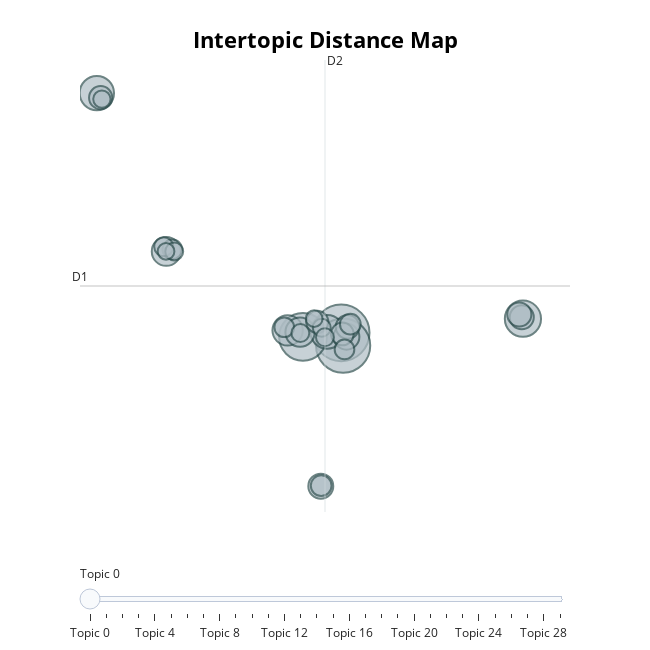

This figure's notebook cell:
### Code cell
fig = topic_model.visualize_topics()
fig.show()

### Figure 1 — Plotly figure (JSON) as saved in the notebook; plotly's stock layout.template omitted (floating-point values rounded to 4 significant figures)
{"data": [{"customdata": [[0, "école | ecole | écoles | institut | université", 149], [1, "lausanne | zürich | palais | institut | ecole", 137], [2, "aménagement | villamont | touristique | quais | agrandissement", 106], [3, "bâtiment | bâtiments | bâtimenbts | coudre | scolaire", 61], [4, "maison | maisons | congrès | villas | européenne", 55], [5, "centre | scolaire | viège | tunis | bresse", 53], [6, "autoroute | lausanne | pont | ponts | autoroutier", 43], [7, "ville | extension | lille | morat | suburbaines", 40], [8, "musée | muséum | museum | histoire | sculpture", 39], [9, "émulation | classe | académie | eglise | passerelle", 31], [10, "salle | salles | martigny | lausanne | construction", 29], [11, "bâtiment | bâtiments | fédérale | administratif | berne", 27], [12, "jury | sportives | agrandissement | centre | supérieure", 27], [13, "église | eglise | sainte | protestante | peseux", 26], [14, "hôtel | postes | de | berne | café", 25], [15, "société | bureau | bureaux | nationale | statistique", 24], [16, "chaux | fonds | paroissiale | primaire | de", 23], [17, "gare | gares | berne | sion | ile", 20], [18, "gymnastique | salle | salles | école | gym", 20], [19, "monument | rambert | fondation | clarens | àmontreux", 18], [20, "cantonal | cantonale | gymnase | canton | chaux", 18], [21, "hôpital | hopital | bürgerspital | montreux | bienne", 18], [22, "façades | façade | constructions | classe | meilleures", 17], [23, "temple | clarens | renens | national | servette", 15], [24, "paroissial | centre | catholique | caractère | delémont", 15], [25, "vaudois | reconstruction | abbaye | foncier | crédit", 15], [26, "scolaire | groupe | pully | chêne | architecture", 15], [27, "hôtel | hotel | ville | district | vallorbe", 14], [28, "internationale | expositions | internationales | exposition | 1937", 13], [29, "populaire | banque | broye | barcelone | projet", 13]], "hovertemplate": "<b>Topic %{customdata[0]}</b><br>%{customdata[1]}<br>Size: %{customdata[2]}", "legendgroup": "", "marker": {"color": "#B0BEC5", "line": {"color": "DarkSlateGrey", "width": 2}, "size": [149, 137, 106, 61, 55, 53, 43, 40, 39, 31, 29, 27, 27, 26, 25, 24, 23, 20, 20, 18, 18, 18, 17, 15, 15, 15, 15, 14, 13, 13], "sizemode": "area", "sizeref": 0.09312, "symbol": "circle"}, "mode": "markers", "name": "", "orientation": "v", "showlegend": false, "type": "scatter", "x": [10.05, 10.2, 7.141, 23.88, -8.543, 8.988, 5.976, 6.922, -3.261, 10.45, 8.5, 23.79, 23.61, 10.54, -8.252, 10.14, 8.234, 10.75, 8.528, -2.8, 10.3, 5.72, -3.448, -2.654, 8.57, 6.942, 8.813, -8.159, -3.277, 7.995], "xaxis": "x", "y": [-1.221, -2.039, -1.473, -0.3125, 14.16, -1.152, -1.06, -1.175, 4.006, -1.47, -11.05, -0.2233, -0.03795, -0.835, 13.87, -1.287, -0.522, -0.6622, -11.02, 4.136, -2.284, -0.8596, 4.299, 4.001, -0.893, -1.233, -1.501, 13.78, 4.006, -0.3079], "yaxis": "y"}], "layout": {"annotations": [{"showarrow": false, "text": "D1", "x": -9.824, "y": 1.785, "yshift": 10}, {"showarrow": false, "text": "D2", "x": 8.819, "xshift": 10, "y": 16.28}], "height": 650, "hoverlabel": {"bgcolor": "white", "font": {"family": "Rockwell", "size": 16}}, "legend": {"itemsizing": "constant", "tracegroupgap": 0}, "margin": {"t": 60}, "shapes": [{"line": {"color": "#CFD8DC", "width": 2}, "type": "line", "x0": 8.819, "x1": 8.819, "y0": -12.71, "y1": 16.28}, {"line": {"color": "#9E9E9E", "width": 2}, "type": "line", "x0": -9.824, "x1": 27.46, "y0": 1.785, "y1": 1.785}], "sliders": [{"active": 0, "pad": {"t": 50}, "steps": [{"args": [{"marker.color": [["red", "#B0BEC5", "#B0BEC5", "#B0BEC5", "#B0BEC5", "#B0BEC5", "#B0BEC5", "#B0BEC5", "#B0BEC5", "#B0BEC5", "#B0BEC5", "#B0BEC5", "#B0BEC5", "#B0BEC5", "#B0BEC5", "#B0BEC5", "#B0BEC5", "#B0BEC5", "#B0BEC5", "#B0BEC5", "#B0BEC5", "#B0BEC5", "#B0BEC5", "#B0BEC5", "#B0BEC5", "#B0BEC5", "#B0BEC5", "#B0BEC5", "#B0BEC5", "#B0BEC5"]]}], "label": "Topic 0", "method": "update"}, {"args": [{"marker.color": [["#B0BEC5", "red", "#B0BEC5", "#B0BEC5", "#B0BEC5", "#B0BEC5", "#B0BEC5", "#B0BEC5", "#B0BEC5", "#B0BEC5", "#B0BEC5", "#B0BEC5", "#B0BEC5", "#B0BEC5", "#B0BEC5", "#B0BEC5", "#B0BEC5", "#B0BEC5", "#B0BEC5", "#B0BEC5", "#B0BEC5", "#B0BEC5", "#B0BEC5", "#B0BEC5", "#B0BEC5", "#B0BEC5", "#B0BEC5", "#B0BEC5", "#B0BEC5", "#B0BEC5"]]}], "label": "Topic 1", "method": "update"}, {"args": [{"marker.color": [["#B0BEC5", "#B0BEC5", "red", "#B0BEC5", "#B0BEC5", "#B0BEC5", "#B0BEC5", "#B0BEC5", "#B0BEC5", "#B0BEC5", "#B0BEC5", "#B0BEC5", "#B0BEC5", "#B0BEC5", "#B0BEC5", "#B0BEC5", "#B0BEC5", "#B0BEC5", "#B0BEC5", "#B0BEC5", "#B0BEC5", "#B0BEC5", "#B0BEC5", "#B0BEC5", "#B0BEC5", "#B0BEC5", "#B0BEC5", "#B0BEC5", "#B0BEC5", "#B0BEC5"]]}], "label": "Topic 2", "method": "update"}, {"args": [{"marker.color": [["#B0BEC5", "#B0BEC5", "#B0BEC5", "red", "#B0BEC5", "#B0BEC5", "#B0BEC5", "#B0BEC5", "#B0BEC5", "#B0BEC5", "#B0BEC5", "#B0BEC5", "#B0BEC5", "#B0BEC5", "#B0BEC5", "#B0BEC5", "#B0BEC5", "#B0BEC5", "#B0BEC5", "#B0BEC5", "#B0BEC5", "#B0BEC5", "#B0BEC5", "#B0BEC5", "#B0BEC5", "#B0BEC5", "#B0BEC5", "#B0BEC5", "#B0BEC5", "#B0BEC5"]]}], "label": "Topic 3", "method": "update"}, {"args": [{"marker.color": [["#B0BEC5", "#B0BEC5", "#B0BEC5", "#B0BEC5", "red", "#B0BEC5", "#B0BEC5", "#B0BEC5", "#B0BEC5", "#B0BEC5", "#B0BEC5", "#B0BEC5", "#B0BEC5", "#B0BEC5", "#B0BEC5", "#B0BEC5", "#B0BEC5", "#B0BEC5", "#B0BEC5", "#B0BEC5", "#B0BEC5", "#B0BEC5", "#B0BEC5", "#B0BEC5", "#B0BEC5", "#B0BEC5", "#B0BEC5", "#B0BEC5", "#B0BEC5", "#B0BEC5"]]}], "label": "Topic 4", "method": "update"}, {"args": [{"marker.color": [["#B0BEC5", "#B0BEC5", "#B0BEC5", "#B0BEC5", "#B0BEC5", "red", "#B0BEC5", "#B0BEC5", "#B0BEC5", "#B0BEC5", "#B0BEC5", "#B0BEC5", "#B0BEC5", "#B0BEC5", "#B0BEC5", "#B0BEC5", "#B0BEC5", "#B0BEC5", "#B0BEC5", "#B0BEC5", "#B0BEC5", "#B0BEC5", "#B0BEC5", "#B0BEC5", "#B0BEC5", "#B0BEC5", "#B0BEC5", "#B0BEC5", "#B0BEC5", "#B0BEC5"]]}], "label": "Topic 5", "method": "update"}, {"args": [{"marker.color": [["#B0BEC5", "#B0BEC5", "#B0BEC5", "#B0BEC5", "#B0BEC5", "#B0BEC5", "red", "#B0BEC5", "#B0BEC5", "#B0BEC5", "#B0BEC5", "#B0BEC5", "#B0BEC5", "#B0BEC5", "#B0BEC5", "#B0BEC5", "#B0BEC5", "#B0BEC5", "#B0BEC5", "#B0BEC5", "#B0BEC5", "#B0BEC5", "#B0BEC5", "#B0BEC5", "#B0BEC5", "#B0BEC5", "#B0BEC5", "#B0BEC5", "#B0BEC5", "#B0BEC5"]]}], "label": "Topic 6", "method": "update"}, {"args": [{"marker.color": [["#B0BEC5", "#B0BEC5", "#B0BEC5", "#B0BEC5", "#B0BEC5", "#B0BEC5", "#B0BEC5", "red", "#B0BEC5", "#B0BEC5", "#B0BEC5", "#B0BEC5", "#B0BEC5", "#B0BEC5", "#B0BEC5", "#B0BEC5", "#B0BEC5", "#B0BEC5", "#B0BEC5", "#B0BEC5", "#B0BEC5", "#B0BEC5", "#B0BEC5", "#B0BEC5", "#B0BEC5", "#B0BEC5", "#B0BEC5", "#B0BEC5", "#B0BEC5", "#B0BEC5"]]}], "label": "Topic 7", "method": "update"}, {"args": [{"marker.color": [["#B0BEC5", "#B0BEC5", "#B0BEC5", "#B0BEC5", "#B0BEC5", "#B0BEC5", "#B0BEC5", "#B0BEC5", "red", "#B0BEC5", "#B0BEC5", "#B0BEC5", "#B0BEC5", "#B0BEC5", "#B0BEC5", "#B0BEC5", "#B0BEC5", "#B0BEC5", "#B0BEC5", "#B0BEC5", "#B0BEC5", "#B0BEC5", "#B0BEC5", "#B0BEC5", "#B0BEC5", "#B0BEC5", "#B0BEC5", "#B0BEC5", "#B0BEC5", "#B0BEC5"]]}], "label": "Topic 8", "method": "update"}, {"args": [{"marker.color": [["#B0BEC5", "#B0BEC5", "#B0BEC5", "#B0BEC5", "#B0BEC5", "#B0BEC5", "#B0BEC5", "#B0BEC5", "#B0BEC5", "red", "#B0BEC5", "#B0BEC5", "#B0BEC5", "#B0BEC5", "#B0BEC5", "#B0BEC5", "#B0BEC5", "#B0BEC5", "#B0BEC5", "#B0BEC5", "#B0BEC5", "#B0BEC5", "#B0BEC5", "#B0BEC5", "#B0BEC5", "#B0BEC5", "#B0BEC5", "#B0BEC5", "#B0BEC5", "#B0BEC5"]]}], "label": "Topic 9", "method": "update"}, {"args": [{"marker.color": [["#B0BEC5", "#B0BEC5", "#B0BEC5", "#B0BEC5", "#B0BEC5", "#B0BEC5", "#B0BEC5", "#B0BEC5", "#B0BEC5", "#B0BEC5", "red", "#B0BEC5", "#B0BEC5", "#B0BEC5", "#B0BEC5", "#B0BEC5", "#B0BEC5", "#B0BEC5", "#B0BEC5", "#B0BEC5", "#B0BEC5", "#B0BEC5", "#B0BEC5", "#B0BEC5", "#B0BEC5", "#B0BEC5", "#B0BEC5", "#B0BEC5", "#B0BEC5", "#B0BEC5"]]}], "label": "Topic 10", "method": "update"}, {"args": [{"marker.color": [["#B0BEC5", "#B0BEC5", "#B0BEC5", "#B0BEC5", "#B0BEC5", "#B0BEC5", "#B0BEC5", "#B0BEC5", "#B0BEC5", "#B0BEC5", "#B0BEC5", "red", "#B0BEC5", "#B0BEC5", "#B0BEC5", "#B0BEC5", "#B0BEC5", "#B0BEC5", "#B0BEC5", "#B0BEC5", "#B0BEC5", "#B0BEC5", "#B0BEC5", "#B0BEC5", "#B0BEC5", "#B0BEC5", "#B0BEC5", "#B0BEC5", "#B0BEC5", "#B0BEC5"]]}], "label": "Topic 11", "method": "update"}, {"args": [{"marker.color": [["#B0BEC5", "#B0BEC5", "#B0BEC5", "#B0BEC5", "#B0BEC5", "#B0BEC5", "#B0BEC5", "#B0BEC5", "#B0BEC5", "#B0BEC5", "#B0BEC5", "#B0BEC5", "red", "#B0BEC5", "#B0BEC5", "#B0BEC5", "#B0BEC5", "#B0BEC5", "#B0BEC5", "#B0BEC5", "#B0BEC5", "#B0BEC5", "#B0BEC5", "#B0BEC5", "#B0BEC5", "#B0BEC5", "#B0BEC5", "#B0BEC5", "#B0BEC5", "#B0BEC5"]]}], "label": "Topic 12", "method": "update"}, {"args": [{"marker.color": [["#B0BEC5", "#B0BEC5", "#B0BEC5", "#B0BEC5", "#B0BEC5", "#B0BEC5", "#B0BEC5", "#B0BEC5", "#B0BEC5", "#B0BEC5", "#B0BEC5", "#B0BEC5", "#B0BEC5", "red", "#B0BEC5", "#B0BEC5", "#B0BEC5", "#B0BEC5", "#B0BEC5", "#B0BEC5", "#B0BEC5", "#B0BEC5", "#B0BEC5", "#B0BEC5", "#B0BEC5", "#B0BEC5", "#B0BEC5", "#B0BEC5", "#B0BEC5", "#B0BEC5"]]}], "label": "Topic 13", "method": "update"}, {"args": [{"marker.color": [["#B0BEC5", "#B0BEC5", "#B0BEC5", "#B0BEC5", "#B0BEC5", "#B0BEC5", "#B0BEC5", "#B0BEC5", "#B0BEC5", "#B0BEC5", "#B0BEC5", "#B0BEC5", "#B0BEC5", "#B0BEC5", "red", "#B0BEC5", "#B0BEC5", "#B0BEC5", "#B0BEC5", "#B0BEC5", "#B0BEC5", "#B0BEC5", "#B0BEC5", "#B0BEC5", "#B0BEC5", "#B0BEC5", "#B0BEC5", "#B0BEC5", "#B0BEC5", "#B0BEC5"]]}], "label": "Topic 14", "method": "update"}, {"args": [{"marker.color": [["#B0BEC5", "#B0BEC5", "#B0BEC5", "#B0BEC5", "#B0BEC5", "#B0BEC5", "#B0BEC5", "#B0BEC5", "#B0BEC5", "#B0BEC5", "#B0BEC5", "#B0BEC5", "#B0BEC5", "#B0BEC5", "#B0BEC5", "red", "#B0BEC5", "#B0BEC5", "#B0BEC5", "#B0BEC5", "#B0BEC5", "#B0BEC5", "#B0BEC5", "#B0BEC5", "#B0BEC5", "#B0BEC5", "#B0BEC5", "#B0BEC5", "#B0BEC5", "#B0BEC5"]]}], "label": "Topic 15", "method": "update"}, {"args": [{"marker.color": [["#B0BEC5", "#B0BEC5", "#B0BEC5", "#B0BEC5", "#B0BEC5", "#B0BEC5", "#B0BEC5", "#B0BEC5", "#B0BEC5", "#B0BEC5", "#B0BEC5", "#B0BEC5", "#B0BEC5", "#B0BEC5", "#B0BEC5", "#B0BEC5", "red", "#B0BEC5", "#B0BEC5", "#B0BEC5", "#B0BEC5", "#B0BEC5", "#B0BEC5", "#B0BEC5", "#B0BEC5", "#B0BEC5", "#B0BEC5", "#B0BEC5", "#B0BEC5", "#B0BEC5"]]}], "label": "Topic 16", "method": "update"}, {"args": [{"marker.color": [["#B0BEC5", "#B0BEC5", "#B0BEC5", "#B0BEC5", "#B0BEC5", "#B0BEC5", "#B0BEC5", "#B0BEC5", "#B0BEC5", "#B0BEC5", "#B0BEC5", "#B0BEC5", "#B0BEC5", "#B0BEC5", "#B0BEC5", "#B0BEC5", "#B0BEC5", "red", "#B0BEC5", "#B0BEC5", "#B0BEC5", "#B0BEC5", "#B0BEC5", "#B0BEC5", "#B0BEC5", "#B0BEC5", "#B0BEC5", "#B0BEC5", "#B0BEC5", "#B0BEC5"]]}], "label": "Topic 17", "method": "update"}, {"args": [{"marker.color": [["#B0BEC5", "#B0BEC5", "#B0BEC5", "#B0BEC5", "#B0BEC5", "#B0BEC5", "#B0BEC5", "#B0BEC5", "#B0BEC5", "#B0BEC5", "#B0BEC5", "#B0BEC5", "#B0BEC5", "#B0BEC5", "#B0BEC5", "#B0BEC5", "#B0BEC5", "#B0BEC5", "red", "#B0BEC5", "#B0BEC5", "#B0BEC5", "#B0BEC5", "#B0BEC5", "#B0BEC5", "#B0BEC5", "#B0BEC5", "#B0BEC5", "#B0BEC5", "#B0BEC5"]]}], "label": "Topic 18", "method": "update"}, {"args": [{"marker.color": [["#B0BEC5", "#B0BEC5", "#B0BEC5", "#B0BEC5", "#B0BEC5", "#B0BEC5", "#B0BEC5", "#B0BEC5", "#B0BEC5", "#B0BEC5", "#B0BEC5", "#B0BEC5", "#B0BEC5", "#B0BEC5", "#B0BEC5", "#B0BEC5", "#B0BEC5", "#B0BEC5", "#B0BEC5", "red", "#B0BEC5", "#B0BEC5", "#B0BEC5", "#B0BEC5", "#B0BEC5", "#B0BEC5", "#B0BEC5", "#B0BEC5", "#B0BEC5", "#B0BEC5"]]}], "label": "Topic 19", "method": "update"}, {"args": [{"marker.color": [["#B0BEC5", "#B0BEC5", "#B0BEC5", "#B0BEC5", "#B0BEC5", "#B0BEC5", "#B0BEC5", "#B0BEC5", "#B0BEC5", "#B0BEC5", "#B0BEC5", "#B0BEC5", "#B0BEC5", "#B0BEC5", "#B0BEC5", "#B0BEC5", "#B0BEC5", "#B0BEC5", "#B0BEC5", "#B0BEC5", "red", "#B0BEC5", "#B0BEC5", "#B0BEC5", "#B0BEC5", "#B0BEC5", "#B0BEC5", "#B0BEC5", "#B0BEC5", "#B0BEC5"]]}], "label": "Topic 20", "method": "update"}, {"args": [{"marker.color": [["#B0BEC5", "#B0BEC5", "#B0BEC5", "#B0BEC5", "#B0BEC5", "#B0BEC5", "#B0BEC5", "#B0BEC5", "#B0BEC5", "#B0BEC5", "#B0BEC5", "#B0BEC5", "#B0BEC5", "#B0BEC5", "#B0BEC5", "#B0BEC5", "#B0BEC5", "#B0BEC5", "#B0BEC5", "#B0BEC5", "#B0BEC5", "red", "#B0BEC5", "#B0BEC5", "#B0BEC5", "#B0BEC5", "#B0BEC5", "#B0BEC5", "#B0BEC5", "#B0BEC5"]]}], "label": "Topic 21", "method": "update"}, {"args": [{"marker.color": [["#B0BEC5", "#B0BEC5", "#B0BEC5", "#B0BEC5", "#B0BEC5", "#B0BEC5", "#B0BEC5", "#B0BEC5", "#B0BEC5", "#B0BEC5", "#B0BEC5", "#B0BEC5", "#B0BEC5", "#B0BEC5", "#B0BEC5", "#B0BEC5", "#B0BEC5", "#B0BEC5", "#B0BEC5", "#B0BEC5", "#B0BEC5", "#B0BEC5", "red", "#B0BEC5", "#B0BEC5", "#B0BEC5", "#B0BEC5", "#B0BEC5", "#B0BEC5", "#B0BEC5"]]}], "label": "Topic 22", "method": "update"}, {"args": [{"marker.color": [["#B0BEC5", "#B0BEC5", "#B0BEC5", "#B0BEC5", "#B0BEC5", "#B0BEC5", "#B0BEC5", "#B0BEC5", "#B0BEC5", "#B0BEC5", "#B0BEC5", "#B0BEC5", "#B0BEC5", "#B0BEC5", "#B0BEC5", "#B0BEC5", "#B0BEC5", "#B0BEC5", "#B0BEC5", "#B0BEC5", "#B0BEC5", "#B0BEC5", "#B0BEC5", "red", "#B0BEC5", "#B0BEC5", "#B0BEC5", "#B0BEC5", "#B0BEC5", "#B0BEC5"]]}], "label": "Topic 23", "method": "update"}, {"args": [{"marker.color": [["#B0BEC5", "#B0BEC5", "#B0BEC5", "#B0BEC5", "#B0BEC5", "#B0BEC5", "#B0BEC5", "#B0BEC5", "#B0BEC5", "#B0BEC5", "#B0BEC5", "#B0BEC5", "#B0BEC5", "#B0BEC5", "#B0BEC5", "#B0BEC5", "#B0BEC5", "#B0BEC5", "#B0BEC5", "#B0BEC5", "#B0BEC5", "#B0BEC5", "#B0BEC5", "#B0BEC5", "red", "#B0BEC5", "#B0BEC5", "#B0BEC5", "#B0BEC5", "#B0BEC5"]]}], "label": "Topic 24", "method": "update"}, {"args": [{"marker.color": [["#B0BEC5", "#B0BEC5", "#B0BEC5", "#B0BEC5", "#B0BEC5", "#B0BEC5", "#B0BEC5", "#B0BEC5", "#B0BEC5", "#B0BEC5", "#B0BEC5", "#B0BEC5", "#B0BEC5", "#B0BEC5", "#B0BEC5", "#B0BEC5", "#B0BEC5", "#B0BEC5", "#B0BEC5", "#B0BEC5", "#B0BEC5", "#B0BEC5", "#B0BEC5", "#B0BEC5", "#B0BEC5", "red", "#B0BEC5", "#B0BEC5", "#B0BEC5", "#B0BEC5"]]}], "label": "Topic 25", "method": "update"}, {"args": [{"marker.color": [["#B0BEC5", "#B0BEC5", "#B0BEC5", "#B0BEC5", "#B0BEC5", "#B0BEC5", "#B0BEC5", "#B0BEC5", "#B0BEC5", "#B0BEC5", "#B0BEC5", "#B0BEC5", "#B0BEC5", "#B0BEC5", "#B0BEC5", "#B0BEC5", "#B0BEC5", "#B0BEC5", "#B0BEC5", "#B0BEC5", "#B0BEC5", "#B0BEC5", "#B0BEC5", "#B0BEC5", "#B0BEC5", "#B0BEC5", "red", "#B0BEC5", "#B0BEC5", "#B0BEC5"]]}], "label": "Topic 26", "method": "update"}, {"args": [{"marker.color": [["#B0BEC5", "#B0BEC5", "#B0BEC5", "#B0BEC5", "#B0BEC5", "#B0BEC5", "#B0BEC5", "#B0BEC5", "#B0BEC5", "#B0BEC5", "#B0BEC5", "#B0BEC5", "#B0BEC5", "#B0BEC5", "#B0BEC5", "#B0BEC5", "#B0BEC5", "#B0BEC5", "#B0BEC5", "#B0BEC5", "#B0BEC5", "#B0BEC5", "#B0BEC5", "#B0BEC5", "#B0BEC5", "#B0BEC5", "#B0BEC5", "red", "#B0BEC5", "#B0BEC5"]]}], "label": "Topic 27", "method": "update"}, {"args": [{"marker.color": [["#B0BEC5", "#B0BEC5", "#B0BEC5", "#B0BEC5", "#B0BEC5", "#B0BEC5", "#B0BEC5", "#B0BEC5", "#B0BEC5", "#B0BEC5", "#B0BEC5", "#B0BEC5", "#B0BEC5", "#B0BEC5", "#B0BEC5", "#B0BEC5", "#B0BEC5", "#B0BEC5", "#B0BEC5", "#B0BEC5", "#B0BEC5", "#B0BEC5", "#B0BEC5", "#B0BEC5", "#B0BEC5", "#B0BEC5", "#B0BEC5", "#B0BEC5", "red", "#B0BEC5"]]}], "label": "Topic 28", "method": "update"}, {"args": [{"marker.color": [["#B0BEC5", "#B0BEC5", "#B0BEC5", "#B0BEC5", "#B0BEC5", "#B0BEC5", "#B0BEC5", "#B0BEC5", "#B0BEC5", "#B0BEC5", "#B0BEC5", "#B0BEC5", "#B0BEC5", "#B0BEC5", "#B0BEC5", "#B0BEC5", "#B0BEC5", "#B0BEC5", "#B0BEC5", "#B0BEC5", "#B0BEC5", "#B0BEC5", "#B0BEC5", "#B0BEC5", "#B0BEC5", "#B0BEC5", "#B0BEC5", "#B0BEC5", "#B0BEC5", "red"]]}], "label": "Topic 29", "method": "update"}]}], "title": {"font": {"color": "Black", "size": 22}, "text": "<b>Intertopic Distance Map</b>", "x": 0.5, "xanchor": "center", "y": 0.95, "yanchor": "top"}, "width": 650, "xaxis": {"anchor": "y", "domain": [0, 1], "range": [-9.824, 27.46], "title": {"text": ""}, "visible": false}, "yaxis": {"anchor": "x", "domain": [0, 1], "range": [-12.71, 16.28], "title": {"text": ""}, "visible": false}}}
